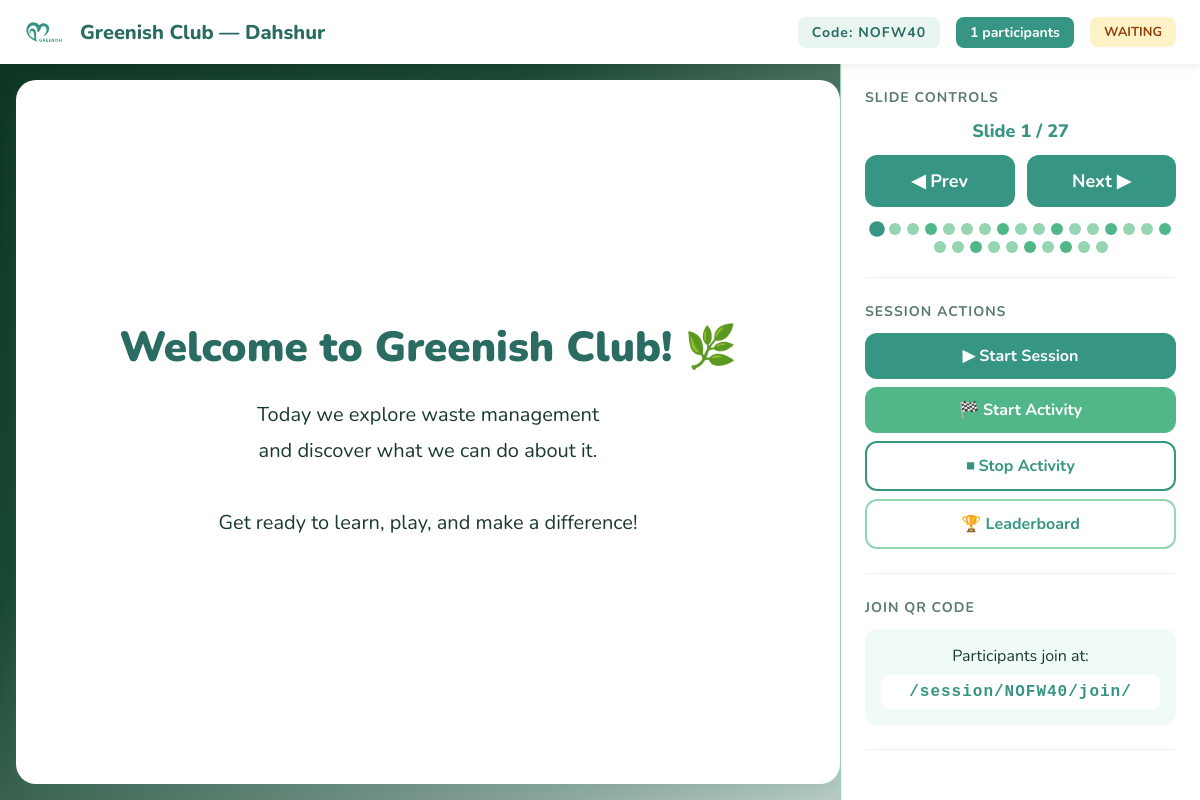
The app's page /session/NOFW40/facilitator/ (signed in) with its own data.
### session/models.py (models this page shows, shortened)
class Session(models.Model):
    STATUS_CHOICES = [
        ('waiting', 'Waiting'),
        ('active', 'Active'),
        ('ended', 'Ended'),
    ]
    code = models.CharField(max_length=6, unique=True, default=generate_session_code)
    title = models.CharField(max_length=255)
    facilitator_name = models.CharField(max_length=100, blank=True, default='')
    facilitator_password = models.CharField(max_length=128, blank=True, default='')
    status = models.CharField(max_length=10, choices=STATUS_CHOICES, default='waiting')
    current_slide_index = models.PositiveIntegerField(default=0)
    activity_active = models.BooleanField(default=False)
    created_at = models.DateTimeField(auto_now_add=True)

class Slide(models.Model):
    SLIDE_TYPE_CHOICES = [
        ('info', 'Information'),
        ('activity', 'Activity'),
    ]
    ACTIVITY_TYPE_CHOICES = [
        ('sprint', '♻️ Waste Sorting Sprint'),
        ('decompose', '⏳ Decomposition Race'),
        ('quiz', '🌍 Plastic vs Planet Quiz'),
        ('commitment', '💚 Green Commitment'),
        ('sort_stats', '📊 Sort the Stats'),
    ]
    session = models.ForeignKey(Session, on_delete=models.CASCADE, related_name='slides')
    order = models.PositiveIntegerField(default=0)
    slide_type = models.CharField(max_length=10, choices=SLIDE_TYPE_CHOICES, default='info')
    title = models.CharField(max_length=255, blank=True)
    content = models.TextField(blank=True)
    image = models.ImageField(upload_to='slides/', blank=True, null=True)
    activity_type = models.CharField(max_length=15, choices=ACTIVITY_TYPE_CHOICES, blank=True, null=True)
    activity_config = models.JSONField(blank=True, null=True)
    shocking_fact = models.BooleanField(default=False)
    time_hint = models.PositiveIntegerField(blank=True, null=True, help_text='Seconds to display')
    is_active = models.BooleanField(default=True)
    class Meta:
        ordering = ['order']

### session/views.py (the view)
# urls.py: path('<str:code>/facilitator/', views.facilitator_view, name='session_facilitator'),
@never_cache
def facilitator_view(request, code):
    session = get_object_or_404(Session, code=code)
    if request.session.get(f'facilitator_{code}') != session.id:
        if request.user.is_authenticated and request.user.is_staff:
            request.session[f'facilitator_{code}'] = session.id
            request.session['owned_session'] = code
        else:
            return redirect('session_facilitator_login', code=code)
    slides = list(session.slides.filter(is_active=True).order_by('order'))
    participants = session.participants.all().order_by('-total_points')
    total_slides = len(slides)
    current_index = session.current_slide_index
    context = {
        'session': session,
        'slides': slides,
        'current_slide': slides[current_index] if current_index < total_slides else None,
        'current_index': current_index,
        'total_slides': total_slides,
        'participants': participants,
        'participant_count': participants.count(),
    }
    return render(request, 'session/facilitator.html', context)

### templates/session/facilitator.html (shortened to what this page needs)
<!DOCTYPE html>
<html lang="en">
<head>
    <link rel="stylesheet" href="/static/css/session.css?v=5">
</head>
<body class="facilitator-page">
    <header class="facilitator-header">
        <div class="header-left">
            <img src="/static/img/logo.svg?v=5" alt="Greenish" class="logo-facilitator">
            <h1 class="header-title">{{ session.title }}</h1>
        </div>
        <div class="header-right">
            <span class="session-code">Code: <strong>{{ session.code }}</strong></span>
            <span class="participant-count" id="participant-count">{{ participant_count }} participants</span>
            <span class="session-status status-{{ session.status }}" id="session-status">{{ session.status }}</span>
        </div>
    </header>
    <main class="facilitator-main">
        <div class="slide-display" id="slide-display">
            {% if current_slide %}
            <div class="slide-content {% if current_slide.shocking_fact %}shocking{% endif %}" id="current-slide" data-slide-id="{{ current_slide.id }}">
                {% if current_slide.title %}
                <h2 class="slide-title {% if current_slide.shocking_fact %}shocking-text{% endif %}">{{ current_slide.title }}</h2>
                {% endif %}
                <div class="slide-body">{{ current_slide.content|linebreaksbr }}</div>
            </div>
            {% else %}
            <div class="slide-empty">
                <div class="empty-icon">🌿</div>
                <h2>Session Ready</h2>
                <p>Use the controls below to start presenting</p>
            </div>
            {% endif %}
        </div>
        <aside class="facilitator-sidebar">
            <div class="controls-section">
                <h3>Slide Controls</h3>
                <div class="slide-counter">
                    Slide <span id="current-index">{{ current_index|add:1 }}</span> / <span id="total-slides">{{ total_slides }}</span>
                </div>
                <div class="slide-nav">
                    <button class="btn btn-nav" id="btn-prev" onclick="navigateSlide('prev')">◀ Prev</button>
                    <button class="btn btn-nav" id="btn-next" onclick="navigateSlide('next')">Next ▶</button>
                </div>
                <div class="progress-dots" id="progress-dots">
                    {% for slide in slides %}
                    <button class="dot {% if forloop.counter0 == current_index %}active{% elif slide.slide_type == 'activity' %}activity{% endif %}" data-index="{{ forloop.counter0 }}" onclick="gotoSlide({{ forloop.counter0 }})" title="{{ slide.title }}"></button>
                    {% endfor %}
                </div>
            </div>
            <div class="actions-section">
                <h3>Session Actions</h3>
                <div class="action-buttons">
                    {% if session.status == 'waiting' %}
                    <button class="btn btn-primary btn-full" id="btn-start" onclick="sessionAction('start_session')">▶ Start Session</button>
                    {% elif session.status == 'active' %}
                    <button class="btn btn-danger btn-full" id="btn-end" onclick="sessionAction('end_session')">⏹ End Session</button>
                    {% endif %}
                    <button class="btn btn-accent btn-full" id="btn-activity" onclick="sessionAction('start_activity')">🏁 Start Activity</button>
                    <button class="btn btn-secondary btn-full" onclick="sessionAction('stop_activity')">⏹ Stop Activity</button>
                    <button class="btn btn-outline btn-full" id="btn-leaderboard" onclick="toggleLeaderboard()">🏆 Leaderboard</button>
                </div>
            </div>
            <div class="qr-section">
                <h3>Join QR Code</h3>
                <div class="qr-info">
                    <p>Participants join at:</p>
                    <div class="join-url" id="join-url">/session/{{ session.code }}/join/</div>
                </div>
            </div>
        </aside>
    </main>
</body>
</html>

### records on screen
Session: title "Greenish Club — Dahshur", code "NOFW40", status "WAITING"
Slide: title "Welcome to Greenish Club! 🌿", content "Today we explore waste management and discover what we can do about it. Get ready to learn, play, and make a difference!"

### other values on screen
{{ participant_count }} "1"
{{ current_index|add:1 }} "1"
{{ total_slides }} "27"
